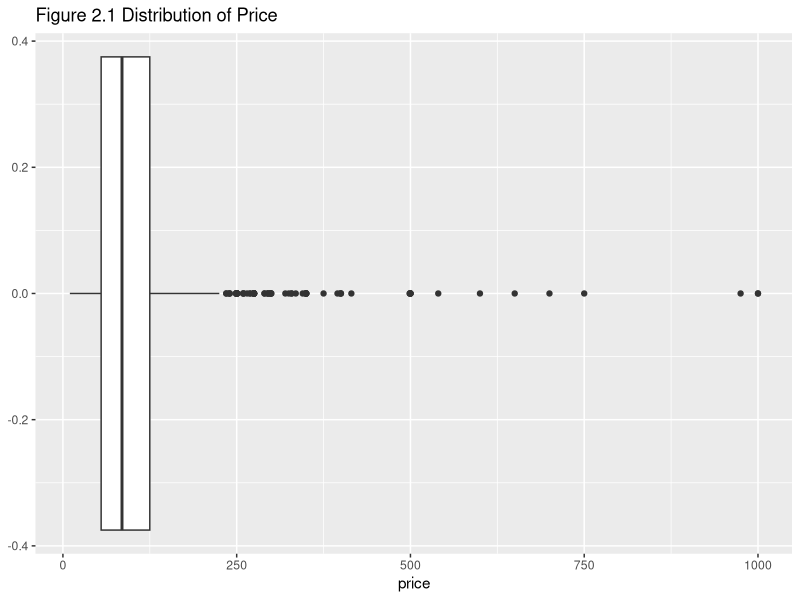
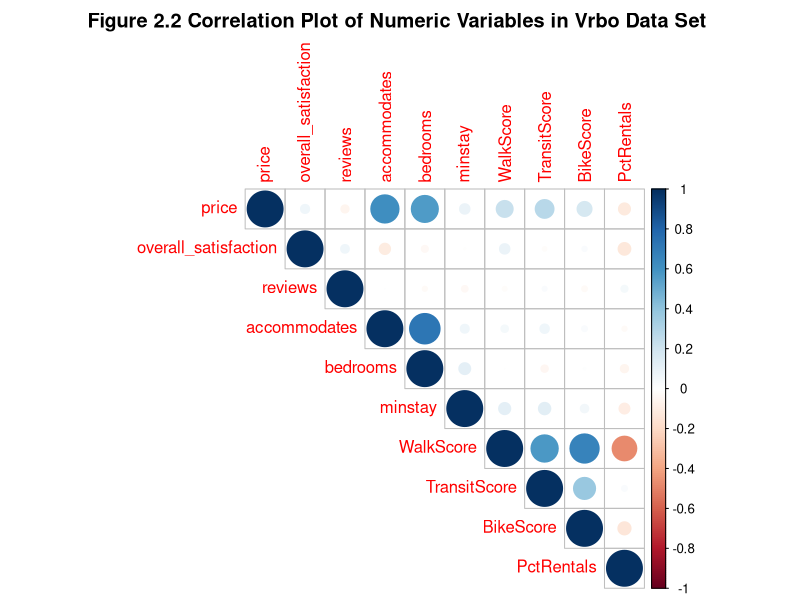
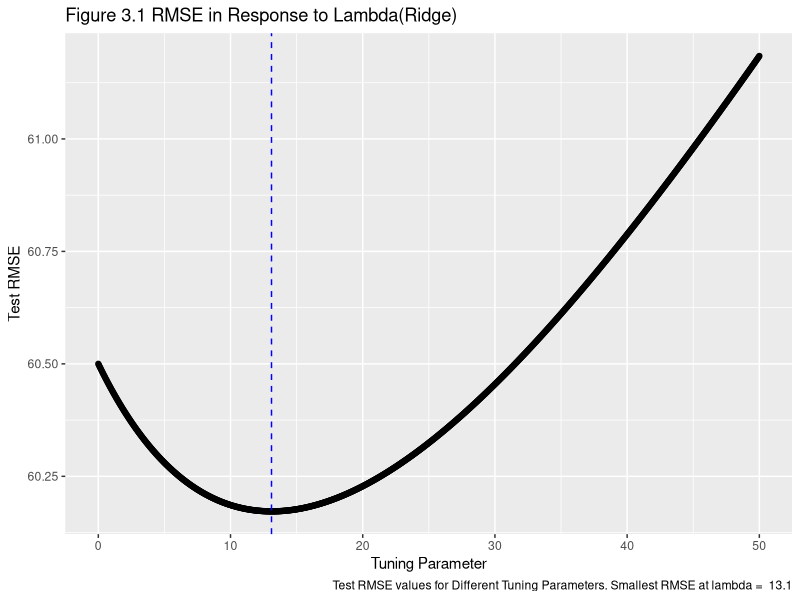
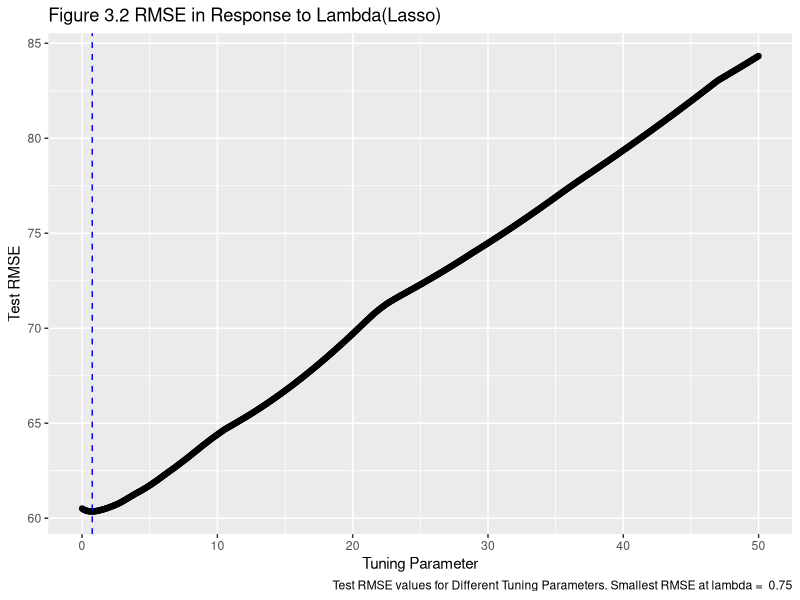

These figures' R source, in order:
## ---- chunk 1
knitr::opts_chunk$set(echo = TRUE)
## ---- chunk 2
##Here we load the packages needed
library(ggplot2)
library(broom)
library(gridExtra)
library(dplyr)
library(class)
library(tidyverse)
library(gridExtra)
library(leaps)
library(corrplot)
library(RColorBrewer)
library(glmnet)
library(xtable)
## ---- chunk 3
vrboData<-read.csv("VRBO.csv")
## ---- chunk 4
glimpse(vrboData)
## ---- chunk 5
# Find out the number of missing values in the vrbo data set
sum(is.na(vrboData))
#Remove rows with missing values 


vrboCleaned<-vrboData%>%
  na.omit(vrboData)%>%
  select(-UnitNumber)
vrboCleaned$PctRentals=as.numeric((vrboCleaned$PctRentals)*100)
## ---- chunk 6
ggplot(data=vrboCleaned,aes(x=price))+
  geom_boxplot()+
  ggtitle("Figure 2.1 Distribution of Price")
## ---- chunk 7
knitr::kable(table(vrboData$room_type))
## ---- chunk 8
#convert character features into factor
vrboCleaned$neighborhood <-as.factor(vrboCleaned$neighborhood)
## ---- chunk 9
#Obtain correlation between features and save it as an object
M<-cor(vrboCleaned[,-c(4,8,9)])
#Create correlation plot
corrplot(M, method= "circle",type = "upper",title="Figure 2.2 Correlation Plot of Numeric Variables in Vrbo Data Set ",mar = c(0,0,2,0))
#M
## ---- chunk 10
# Create the design matrix for ridge regression
XD <- model.matrix(price ~., data = vrboCleaned)
## ---- chunk 11
set.seed(1)
ridge.modFind_Lambda <- cv.glmnet(XD[,-1], vrboCleaned$price , alpha = 0 , lambda = seq(from=0, to=50,by=0.05) , standardize = TRUE)
## ---- chunk 12
##Load a function for creating the plot of RMSE in response of change in Lambda
ridgePlot <- function(ridge.mod, metric, title){
  library(ggplot2)
  
  smallestLambda <- ridge.mod$lambda[which.min(ridge.mod$cvm)] 
  
  if(metric == "MSE"){
  g1 <- ggplot( data.frame(ridge.mod$lambda), aes( x = ridge.mod$lambda, y = (ridge.mod$cvm))) + geom_point() + geom_vline( xintercept = smallestLambda, col = "blue" , lty = 2 ) +  labs(caption = paste("Test MSE values for Different Tuning Parameters. Smallest MSE at lambda = ", smallestLambda), title = title, y = "Test MSE", x = "Tuning Parameter")
  
  }
  
  if(metric == "RMSE"){
  g1 <- ggplot( data.frame(ridge.mod$lambda), aes( x = ridge.mod$lambda, y = sqrt(ridge.mod$cvm))) + geom_point() + geom_vline( xintercept = smallestLambda, col = "blue" , lty = 2 ) +  labs(caption = paste("Test RMSE values for Different Tuning Parameters. Smallest RMSE at lambda = ", smallestLambda), title = title, y = "Test RMSE", x = "Tuning Parameter")

  }
  
  g1
}
## ---- chunk 13
#Using the ridgePlot function(immported) to creat graph of RMSE in response to Lambda
ridgePlot(ridge.modFind_Lambda, metric = "RMSE" , title ="Figure 3.1 RMSE in Response to Lambda(Ridge)" )

## ---- chunk 14
ridge.mod_Final <- glmnet(XD[,-1], vrboCleaned$price , alpha = 0 , lambda = 13.1 , standardize = TRUE)
Betas_ridge<-as.numeric(coefficients(ridge.mod_Final))
ridge_coef<-data.frame("Coefficients" = Betas_ridge)

rownames(ridge_coef)<-colnames(XD)
knitr::kable(ridge_coef,caption = "Table 3.1 Coefficients of Model using Ridge Regression")

## ---- chunk 15
#Set seed for random sampling process within the cv.glmnet
set.seed(1)
#Fit modesls for a serie of lambda values, respectively 
Lasso.modFind_Lambda <- cv.glmnet(XD[,-1], vrboCleaned$price , alpha = 1 , lambda = seq(from=0, to=50,by=0.05) , standardize = TRUE)

#Plot the change of RMSE in reponse to lambda values
ridgePlot(Lasso.modFind_Lambda, metric = "RMSE" , title ="Figure 3.2 RMSE in Response to Lambda(Lasso)" )

## ---- chunk 16
lasso.mod_Final <- glmnet(XD[,-1], vrboCleaned$price , alpha = 1 , lambda = 0.75 , standardize = TRUE)
Betas_lasso<-as.numeric(coefficients(lasso.mod_Final))
lasso_coef<-data.frame("Coefficients" = Betas_lasso)

rownames(lasso_coef)<-colnames(XD)
knitr::kable(lasso_coef,caption = "Table 3.1 Coefficients of Model using Ridge Regression")

## ---- chunk 17
alphaseq<-seq(from = 0, to = 1, by = 0.01)
storageElastic<-data.frame("Alpha" = rep(NA,length(alphaseq)), "Lambda" = rep(NA,length(alphaseq)), "RMSE" = rep(NA,length(alphaseq)))

a=1

set.seed(1)
for(i in alphaseq){
  Elastic.modFind<-cv.glmnet(XD[,-1],vrboCleaned$price,alpha = i, lambda = seq(from = 0, to = 25,by = .5))
  storageElastic$Lambda[a]<-Elastic.modFind$lambda.min
  storageElastic$RMSE[a]<-sqrt((min(Elastic.modFind$cvm)))
  storageElastic$Alpha[a]<-i
  a=a+1
}

## ---- chunk 18
storageElastic[which.min(storageElastic$RMSE),]
## ---- chunk 19
elastic.modFinal<-glmnet(XD[,-1],vrboCleaned$price,alpha = 0.15,lambda = 5)

Betas_elastic<-as.numeric(coefficients(elastic.modFinal))
elastic_coef<-data.frame("Coefficients" = Betas_elastic)
rownames(elastic_coef)<-colnames(XD)

knitr::kable(elastic_coef,caption = "Coefficients of Model using Elastic Net")
